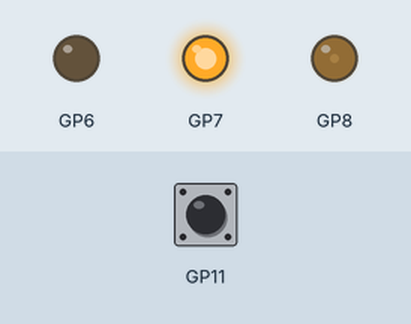
Recording of a program running on a simulated Raspberry Pi Pico running MicroPython. Shown: output pins drawn as LEDs (lit = HIGH). Inputs (shaded band) come from the test bench; at power-on: GP11 HIGH. What the program prints to the serial console is not drawn.

Above: at 0.15 s.
At 0.76 s:
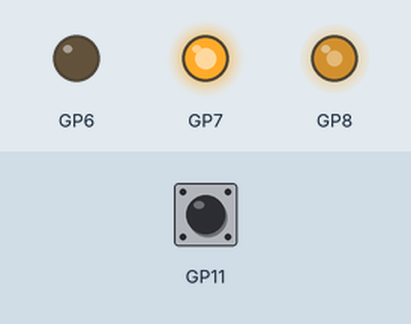
At 1.3 s:
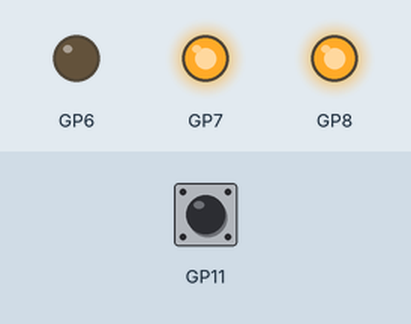
Timing chart, 0 to 30.0 s (numbered marks = the images above):
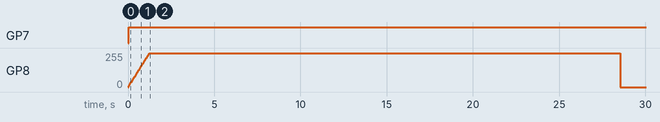

The program:

wheel_controller.py
```python
from wheel_driver import WheelDriver
from machine import Timer


class WheelController(WheelDriver):
    def __init__(self, driver_ids, encoder_ids):
        # Pin configuration
        super().__init__(driver_ids, encoder_ids)  # call super class's "__init__"
        self.vel_executor = Timer(
            mode=Timer.PERIODIC, freq=30, callback=self.regulate_velocity
        )
        # Variables
        self.target_vel = 0.0
        self.err = 0.0
        self.prev_err = 0.0
        self.acc_err = 0.0
        self.diff_err = 0.0
        self.duty = 0
        self.set_vel_counter = 0
        # Properties: Incremental PID
        self.K_P = 17600.0
        self.K_I = 0.0
        self.K_D = 0.0

    def regulate_velocity(self, timer):
        self.err = self.target_vel - self.lin_vel
        self.acc_err += self.err  # err_sum = err_sum + err
        self.diff_err = self.err - self.prev_err
        self.prev_err = self.err
        inc_duty = (
            self.K_P * self.err + self.K_I * self.acc_err + self.K_D * self.diff_err
        )
        self.duty += inc_duty
        if self.duty > 0:  # forward
            if self.duty > 65535:
                self.duty = 65535
            self.forward(int(self.duty))
        elif self.duty < 0:  # backward
            if self.duty < -65535:
                self.duty = -65535
            self.backward(int(-self.duty))  # self.duty is negative
        else:
            self.stop()
        # No need for PID control if target velocity is 0
        if self.target_vel == 0:
            self.stop()
        self.set_vel_counter += 1

    def set_lin_vel(self, target_vel):
        """
        Set a reference LINEAR VELOCITY for this wheel
        """
        if target_vel is not self.target_vel:
            self.target_vel = target_vel
            self.acc_err = 0.0
            self.set_vel_counter = 0


# TEST
if __name__ == "__main__":
    from time import sleep

    # w = WheelController((2, 3, 4), (21, 20))  # r
    w = WheelController((6, 7, 8), (11, 10))  # l
    print(f"target velocity: {w.target_vel}")
    for v in range(1, 11):
        w.set_lin_vel(-v / 10)
        sleep(1.5)
        print(f"target velocity: {w.target_vel}, actual velocity: {w.lin_vel}")
    for v in reversed(range(10)):
        w.set_lin_vel(-v / 10)
        sleep(1.5)
        print(f"target velocity: {w.target_vel}, actual velocity: {w.lin_vel}")
    w.set_lin_vel(0)
```

wheel_driver.py
```python
from sensored_motor_driver import SensoredMotorDriver
from machine import Timer
from math import pi

class WheelDriver(SensoredMotorDriver):

    def __init__(self, driver_ids, encoder_ids):
        # Pin configuration
        super().__init__(driver_ids, encoder_ids)  # call super class's "__init__"
        self.vel_probe = Timer(mode=Timer.PERIODIC, freq=100, callback=self.exam_velocity)
        # Variables
        self.ang_vel = 0.
        self.lin_vel = 0.
        self.prev_pulses = 0
        # Properties
        self.WHEEL_RADIUS = 0.075  # diameter in mm -> radius in m

    def exam_velocity(self, timer):
        delta_pulses = self.pulses - self.prev_pulses
        self.prev_pulses = self.pulses
        delta_revolutions = delta_pulses / self.PPR
        delta_radians = delta_revolutions * 2 * pi
        ang_vel_mtr = delta_radians / 0.01  # compute velocity every 0.01 seconds
        self.ang_vel = ang_vel_mtr / self.GEAR_RATIO
        self.lin_vel = self.ang_vel * self.WHEEL_RADIUS

if __name__ == '__main__':
    from time import sleep
    # w = WheelDriver((2, 3, 4), (20, 21))
    w = WheelDriver((6, 7, 8), (11, 10))
    prev_counts = 0

    # Forward
    for d in range(200):  # ramp up
        w.forward(int(65025 / 200 * d))
        sleep(0.02)
        print(f"wheel velocity: \n\tangular: {w.ang_vel} rad/s, linear: {w.lin_vel} m/s")
    for d in reversed(range(200)):  # ramp down
        w.forward(int(65025 / 200 * d))
        sleep(0.02)
        print(f"wheel velocity: \n\tangular: {w.ang_vel} rad/s, linear: {w.lin_vel} m/s")
    # Reverse
    for d in range(200):  # ramp up
        w.backward(int(65025 / 200 * d))
        sleep(0.02)
        print(f"wheel velocity: \n\tangular: {w.ang_vel} rad/s, linear: {w.lin_vel} m/s")
    for d in reversed(range(200)):  # ramp down
        w.backward(int(65025 / 200 * d))
        sleep(0.02)
        print(f"wheel velocity: \n\tangular: {w.ang_vel} rad/s, linear: {w.lin_vel} m/s")

    w.stop()
```

sensored_motor_driver.py
```python
from motor_driver import MotorDriver
from machine import Pin

class SensoredMotorDriver(MotorDriver):

    def __init__(self, drive_pin_ids, encoder_pin_ids, ab=1):
        # Pin configuration
        super().__init__(*drive_pin_ids)  # call super class's "__init__"
        self.enca_pin = Pin(encoder_pin_ids[0], Pin.IN, Pin.PULL_UP)  # yellow
        self.encb_pin = Pin(encoder_pin_ids[1], Pin.IN, Pin.PULL_UP)  # white
        self.enca_pin.irq(trigger=Pin.IRQ_RISING, handler=self.update_counts)
        # Variables
        self.pulses = 0
        # Properties
        self.AB = ab  # encoder channel order, 1: A rise first, -1: B rise first
        self.PPR = 16  # pulses per revolution, PPR * 4 = CPR
        self.GEAR_RATIO = 102.08  # speed reduction rate, v_wheel = v_motor / GEAR_RATIO
        self.WHEEL_RADIUS = 0.075  # diameter in mm -> radius in m

    def update_counts(self, pin):
        if self.encb_pin.value() == self.enca_pin.value():  # A channel RISE later than B channel
            self.pulses -= self.AB
        else:
            self.pulses += self.AB

if __name__ == '__main__':
    from time import sleep
    from math import pi
    smd = SensoredMotorDriver((2, 3, 4), (21, 20), 1)
    prev_counts = 0

    # Following computation can be wrapped in a Timer callback
    for d in range(200):  # ramp up
        smd.forward(int(65025 / 200 * d))
        sleep(0.02)
        pulses_inc = smd.pulses - prev_counts
        prev_counts = smd.pulses
        revs_inc = pulses_inc / smd.PPR
        rads_inc = revs_inc * 2 * pi
        ang_vel_motor = rads_inc / 0.02  # motor angular velocity
        ang_vel_wheel = ang_vel_motor / smd.GEAR_RATIO  # wheel angular velocity
        print(f"wheel angular velocity: {ang_vel_wheel} rad/s")
        lin_vel = ang_vel_wheel * smd.WHEEL_RADIUS
        print(f"wheel linear velocity: {lin_vel} m/s")

    for d in reversed(range(200)):  # ramp down
        smd.forward(int(65025 / 200 * d))
        sleep(0.02)
        pulses_inc = smd.pulses - prev_counts
        prev_counts = smd.pulses
        revs_inc = pulses_inc / smd.PPR
        rads_inc = revs_inc * 2 * pi
        ang_vel_motor = rads_inc / 0.02  # motor angular velocity
        ang_vel_wheel = ang_vel_motor / smd.GEAR_RATIO  # wheel angular velocity
        print(f"wheel angular velocity: {ang_vel_wheel} rad/s")
        lin_vel = ang_vel_wheel * smd.WHEEL_RADIUS
        print(f"wheel linear velocity: {lin_vel} m/s")

    smd.stop()
    
```

motor_driver.py
```python
from machine import Pin, PWM

class MotorDriver:

    def __init__(self, ina_id, inb_id, pwm_id):
        self.ina_pin = Pin(ina_id, Pin.OUT)
        self.inb_pin = Pin(inb_id, Pin.OUT)
        self.pwm_pin = PWM(Pin(pwm_id))
        self.pwm_pin.freq(1000)
        # Stop motor
        self.pwm_pin.duty_u16(0)
        self.ina_pin.off()
        self.inb_pin.off()

    def stop(self):
        self.pwm_pin.duty_u16(0)

    def forward(self, duty):
        self.ina_pin.on()
        self.inb_pin.off()
        self.pwm_pin.duty_u16(duty)

    def backward(self, duty):
        self.ina_pin.off()
        self.inb_pin.on()
        self.pwm_pin.duty_u16(duty)

if __name__ == '__main__':
    from time import sleep
    md = MotorDriver(6, 7, 8)
    md.forward(40000)
    sleep(4)
    md.stop()
```

Measured:
- by itself, GP7: LOW → HIGH at 0.04 s
- by itself, GP8: rises from 0/255 to 255/255 in 1.2 s, then falls to 0/255 in 27.3 s
